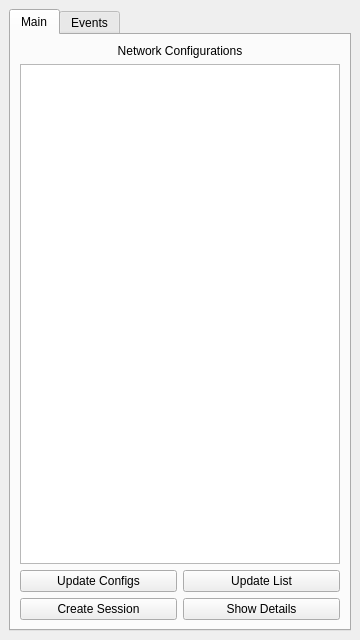
<ui version="4.0" >
 <class>BearerExMainWindow</class>
 <widget class="QMainWindow" name="BearerExMainWindow" >
  <property name="geometry" >
   <rect>
    <x>0</x>
    <y>0</y>
    <width>360</width>
    <height>640</height>
   </rect>
  </property>
  <property name="windowTitle" >
   <string>Bearer Example</string>
  </property>
  <widget class="QWidget" name="centralwidget" >
   <layout class="QVBoxLayout" name="verticalLayout" >
    <item>
     <widget class="QTabWidget" name="mainTabWidget" >
      <widget class="QWidget" name="tab" >
       <attribute name="title" >
        <string>Main</string>
       </attribute>
       <layout class="QVBoxLayout" name="verticalLayout_2" >
        <item>
         <widget class="QLabel" name="label" >
          <property name="text" >
           <string>Network Configurations</string>
          </property>
          <property name="alignment" >
           <set>Qt::AlignCenter</set>
          </property>
         </widget>
        </item>
        <item>
         <widget class="QListWidget" name="listWidget" />
        </item>
        <item>
         <layout class="QGridLayout" name="gridLayout" >
          <item row="0" column="0" >
           <widget class="QPushButton" name="updateConfigurationsButton" >
            <property name="text" >
             <string>Update Configs</string>
            </property>
           </widget>
          </item>
          <item row="0" column="1" >
           <widget class="QPushButton" name="updateListButton" >
            <property name="text" >
             <string>Update List</string>
            </property>
           </widget>
          </item>
          <item row="1" column="0" >
           <widget class="QPushButton" name="createSessionButton" >
            <property name="text" >
             <string>Create Session</string>
            </property>
           </widget>
          </item>
          <item row="1" column="1" >
           <widget class="QPushButton" name="showDetailsButton" >
            <property name="text" >
             <string>Show Details</string>
            </property>
           </widget>
          </item>
         </layout>
        </item>
       </layout>
      </widget>
      <widget class="QWidget" name="tab_2" >
       <attribute name="title" >
        <string>Events</string>
       </attribute>
       <layout class="QVBoxLayout" name="verticalLayout_3" >
        <item>
         <widget class="QListWidget" name="eventListWidget" />
        </item>
        <item>
         <widget class="QPushButton" name="clearEventListButton" >
          <property name="text" >
           <string>Clear</string>
          </property>
         </widget>
        </item>
       </layout>
      </widget>
     </widget>
    </item>
   </layout>
  </widget>
 </widget>
 <resources/>
 <connections/>
</ui>
